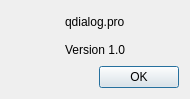
<?xml version="1.0" encoding="UTF-8"?>
<ui version="4.0">
 <class>About</class>
 <widget class="QDialog" name="About">
  <property name="geometry">
   <rect>
    <x>0</x>
    <y>0</y>
    <width>190</width>
    <height>99</height>
   </rect>
  </property>
  <property name="windowTitle">
   <string>About</string>
  </property>
  <layout class="QVBoxLayout" name="verticalLayout">
   <item>
    <layout class="QHBoxLayout" name="horizontalLayout">
     <item>
      <spacer name="horizontalSpacer">
       <property name="orientation">
        <enum>Qt::Horizontal</enum>
       </property>
       <property name="sizeHint" stdset="0">
        <size>
         <width>40</width>
         <height>20</height>
        </size>
       </property>
      </spacer>
     </item>
     <item>
      <widget class="QLabel" name="label">
       <property name="text">
        <string>qdialog.pro</string>
       </property>
      </widget>
     </item>
     <item>
      <spacer name="horizontalSpacer_3">
       <property name="orientation">
        <enum>Qt::Horizontal</enum>
       </property>
       <property name="sizeHint" stdset="0">
        <size>
         <width>40</width>
         <height>20</height>
        </size>
       </property>
      </spacer>
     </item>
    </layout>
   </item>
   <item>
    <layout class="QHBoxLayout" name="horizontalLayout_2">
     <item>
      <spacer name="horizontalSpacer_2">
       <property name="orientation">
        <enum>Qt::Horizontal</enum>
       </property>
       <property name="sizeHint" stdset="0">
        <size>
         <width>40</width>
         <height>20</height>
        </size>
       </property>
      </spacer>
     </item>
     <item>
      <widget class="QLabel" name="label_2">
       <property name="text">
        <string>Version 1.0</string>
       </property>
      </widget>
     </item>
     <item>
      <spacer name="horizontalSpacer_4">
       <property name="orientation">
        <enum>Qt::Horizontal</enum>
       </property>
       <property name="sizeHint" stdset="0">
        <size>
         <width>40</width>
         <height>20</height>
        </size>
       </property>
      </spacer>
     </item>
    </layout>
   </item>
   <item>
    <widget class="QDialogButtonBox" name="buttonBox">
     <property name="orientation">
      <enum>Qt::Horizontal</enum>
     </property>
     <property name="standardButtons">
      <set>QDialogButtonBox::Ok</set>
     </property>
    </widget>
   </item>
  </layout>
 </widget>
 <resources/>
 <connections>
  <connection>
   <sender>buttonBox</sender>
   <signal>accepted()</signal>
   <receiver>About</receiver>
   <slot>accept()</slot>
   <hints>
    <hint type="sourcelabel">
     <x>248</x>
     <y>254</y>
    </hint>
    <hint type="destinationlabel">
     <x>157</x>
     <y>274</y>
    </hint>
   </hints>
  </connection>
  <connection>
   <sender>buttonBox</sender>
   <signal>rejected()</signal>
   <receiver>About</receiver>
   <slot>reject()</slot>
   <hints>
    <hint type="sourcelabel">
     <x>316</x>
     <y>260</y>
    </hint>
    <hint type="destinationlabel">
     <x>286</x>
     <y>274</y>
    </hint>
   </hints>
  </connection>
 </connections>
</ui>
